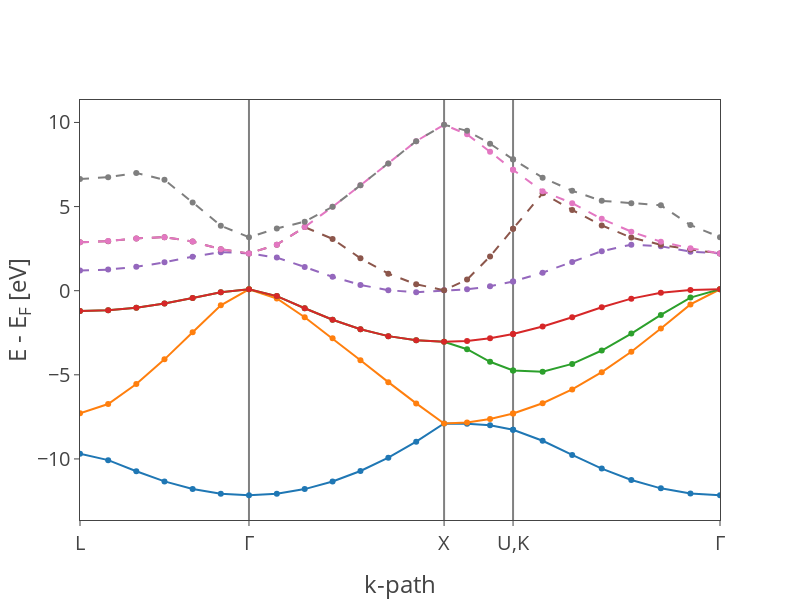

The notebook cell this image was saved under:
### Code cell
# At last, plot the resulting band structure
plot_bandstructure(scf)
